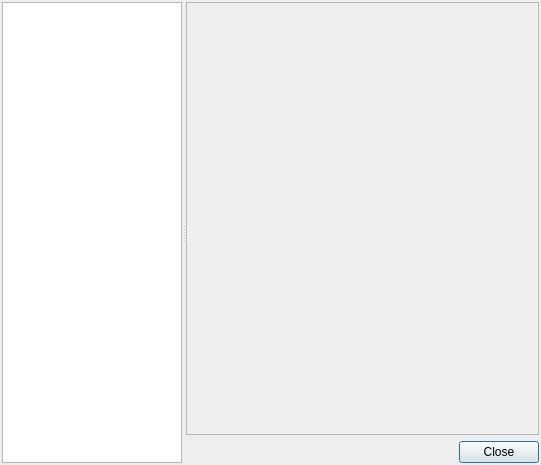
<?xml version="1.0" encoding="UTF-8"?>
<ui version="4.0">
 <class>Dialog</class>
 <widget class="QDialog" name="Dialog">
  <property name="geometry">
   <rect>
    <x>0</x>
    <y>0</y>
    <width>541</width>
    <height>465</height>
   </rect>
  </property>
  <property name="windowTitle">
   <string>Bookrest Settings</string>
  </property>
  <property name="windowIcon">
   <iconset resource="icons.qrc">
    <normaloff>:/icons/kaddressbook.svg</normaloff>:/icons/kaddressbook.svg</iconset>
  </property>
  <layout class="QVBoxLayout" name="verticalLayout_2">
   <property name="margin">
    <number>2</number>
   </property>
   <item>
    <widget class="QSplitter" name="splitter">
     <property name="orientation">
      <enum>Qt::Horizontal</enum>
     </property>
     <widget class="QListWidget" name="pagelist">
      <property name="sizePolicy">
       <sizepolicy hsizetype="Preferred" vsizetype="Expanding">
        <horstretch>0</horstretch>
        <verstretch>0</verstretch>
       </sizepolicy>
      </property>
      <property name="maximumSize">
       <size>
        <width>180</width>
        <height>16777215</height>
       </size>
      </property>
     </widget>
     <widget class="QWidget" name="layoutWidget">
      <layout class="QVBoxLayout" name="verticalLayout">
       <item>
        <widget class="QScrollArea" name="container">
         <property name="sizePolicy">
          <sizepolicy hsizetype="Expanding" vsizetype="Expanding">
           <horstretch>5</horstretch>
           <verstretch>0</verstretch>
          </sizepolicy>
         </property>
         <property name="widgetResizable">
          <bool>true</bool>
         </property>
         <widget class="QWidget" name="scrollAreaWidgetContents">
          <property name="geometry">
           <rect>
            <x>0</x>
            <y>0</y>
            <width>345</width>
            <height>419</height>
           </rect>
          </property>
          <layout class="QVBoxLayout" name="verticalLayout_3">
           <property name="margin">
            <number>0</number>
           </property>
           <item>
            <layout class="QVBoxLayout" name="layout"/>
           </item>
          </layout>
         </widget>
        </widget>
       </item>
       <item>
        <layout class="QHBoxLayout" name="horizontalLayout">
         <item>
          <spacer name="horizontalSpacer">
           <property name="orientation">
            <enum>Qt::Horizontal</enum>
           </property>
           <property name="sizeHint" stdset="0">
            <size>
             <width>40</width>
             <height>20</height>
            </size>
           </property>
          </spacer>
         </item>
         <item>
          <widget class="QPushButton" name="pushButton_2">
           <property name="text">
            <string>Close</string>
           </property>
          </widget>
         </item>
        </layout>
       </item>
      </layout>
     </widget>
    </widget>
   </item>
  </layout>
 </widget>
 <resources>
  <include location="icons.qrc"/>
 </resources>
 <connections>
  <connection>
   <sender>pushButton_2</sender>
   <signal>clicked()</signal>
   <receiver>Dialog</receiver>
   <slot>accept()</slot>
   <hints>
    <hint type="sourcelabel">
     <x>506</x>
     <y>449</y>
    </hint>
    <hint type="destinationlabel">
     <x>543</x>
     <y>429</y>
    </hint>
   </hints>
  </connection>
 </connections>
</ui>
